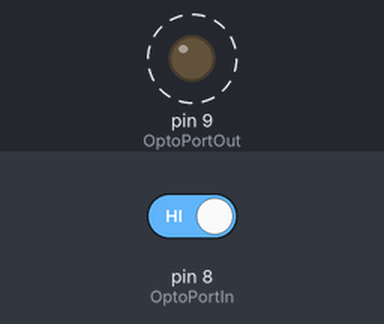
A sketch run on a simulated Arduino Uno, built with avr-gcc and run on an emulated ATmega328P. Shown: output pins drawn as LEDs (lit = HIGH). Dashed ring = blinking. The test bench sets the inputs (shaded band); at power-on: pin 8 (OptoPortIn) HIGH. Random numbers use the default seed unless the sketch sets one.

Above: at 0.99 s.
1.3 s: pin 8 (OptoPortIn) driven LOW
2.8 s: pin 8 (OptoPortIn) driven HIGH
Timing chart, 0 to 11.8 s (numbered marks = the images above; inputs shaded):
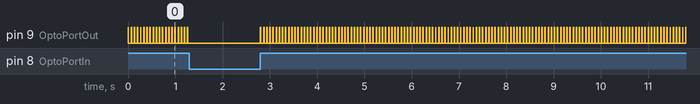

The sketch:

OptoStimulation.ino
```cpp
/* OptoStimulation
 * Reads a digintal input on pin 8; this is a TTL input high or low. Output pin - 7, goes to laser on/off.
/ Opto Setup usually COM8
/ WF Setup usually COM8
*/


int OptoPortIn =  8; // input pin or 8
int OptoPortOut = 9; // output pin or 4
int ShamLight = 11; // SHAM LED LIGHT
int StimFreq = 15; // Enny 5, Lisa 15; rate of stimulation in Hz
int DurationPerPulse = 10; // Enny 100, Lisa 10, duration of light on per pulse in ms. Be careful that this matches with the frequency
long ranNum =  1;

long Onsettm=millis(); // times per pulse and keeps track that Frequency of turning on is not higher than StimFreq Hz
boolean Optostatus= false; // as long as this variable is true, it's playing the program
int OptoVal = 0; // Value for Opto, read from input pin

int timetodelay = 1000/StimFreq - DurationPerPulse;

void setup()
 { Serial.begin(250000);
  pinMode(OptoPortOut, OUTPUT); //Laser/LED
  digitalWrite(OptoPortOut, LOW);
  pinMode(OptoPortIn, INPUT); // TTL pulse, either low or high
  digitalWrite(ShamLight,LOW);
}

void loop()
  {
     ranNum=random(10000); // 1 in 10 chance that the LED will turn on
       if (ranNum == 1){
         digitalWrite(ShamLight,HIGH); // turn on LED
         delay(DurationPerPulse);
         digitalWrite(ShamLight,LOW);
   }

    OptoVal = digitalRead(OptoPortIn); // Read input pin and determine whether program should play

   // Play program
   // Check whether optoval is high when stimulation is not yet running; it should start
   if (Optostatus == false && OptoVal == HIGH){
      Optostatus = true;
      }
      // check whether optoval is low; it should stop
   if (OptoVal == LOW){
      digitalWrite(OptoPortOut, LOW);
      Optostatus = false;
      }
   // As long as Optostatus == true, the program should play
   if (Optostatus == true){
        digitalWrite(OptoPortOut,HIGH); // turn on light
        delay(DurationPerPulse);//just wait DurationPerPulse ms
        digitalWrite(OptoPortOut,LOW); // turn off light
        delay(timetodelay);
       }

  }
```

Measured:
- after the input at 1.3 s, every drawn part: stays the same
- after the input at 2.8 s, pin 9 (OptoPortOut): alternates HIGH for 0.01 s and LOW for 0.06 s, starting at once
- by itself, pin 9 (OptoPortOut): alternates HIGH for 0.01 s and LOW for 0.06 s
